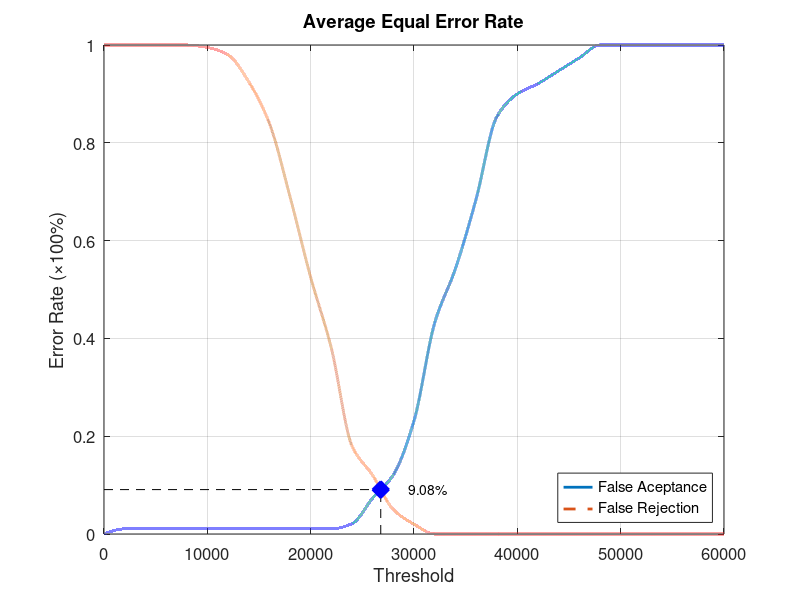
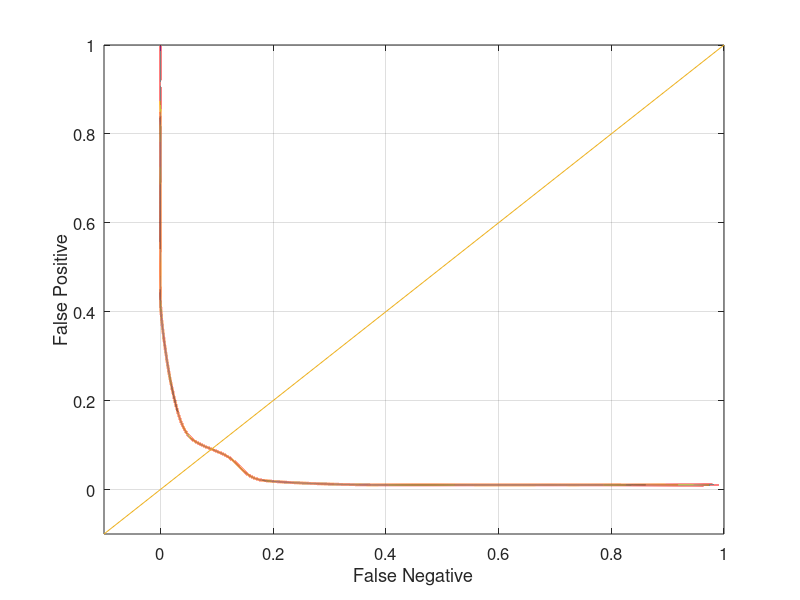

These charts were generated, in order, by the following MATLAB code:
function yEER = Database1_1
close all;
clear;
clc;
x = 0:2000:60000;
xq = 0:0.5:60000;

y0 = [0 0.0105263 0.0105263 0.0105263 0.0105263 0.0105263 0.0105263 0.0105263 0.0105263 0.0105263 0.0105263 0.0105263 0.0210526 0.0736842 0.121053 0.231579 0.431579 0.542105 0.684211 0.852632 0.9 0.921053 0.947368 0.973684 1 1 1 1 1 1 1];
yy0 = interp1(x, y0, xq, 'pchip');
y1 = [1 1 1 1 1 0.995 0.98 0.925 0.84 0.69 0.525 0.38 0.18 0.12 0.05 0.02 0 0 0 0 0 0 0 0 0 0 0 0 0 0 0];
yy1 = interp1(x, y1, xq, 'pchip');

% Calculating EER: 
y2 = abs(y0 - y1);
find(y2 == min(y2))
yy2 = abs(yy0 - yy1);
xEER = find(yy2 == min(yy2));
xEERIndex = xq(xEER) % X-axis EER
yEER = yy0(xEER) % Y-axis EER

main = figure
plot(xq, yy0,'-','LineWidth', 2);	hold on
plot(xq, yy1,'--','LineWidth', 2);	hold on
plot([xEERIndex xEERIndex], [0 yEER], 'k--');	hold on
plot([0 xEERIndex], [yEER yEER], 'k--');	hold on
plot(xEERIndex, yEER, 'bx', 'LineWidth', 10);	hold on
text(xEERIndex + 10 * xEERIndex / 100, yEER, [num2str(round((10000 * yEER)) / 100) '%'])
legend('False Aceptance', 'False Rejection', 'Location', 'SouthEast')
xlabel('Threshold')
ylabel('Error Rate (\times100%)')
title('Average Equal Error Rate')
set(gca, 'FontSize', 12)
axis([0 60000 0 1])
grid on

print(main, 'Database1_1Main', '-dpng');
FNRxFPR = figure('Color', [1 1 1]);
plot(yy1, yy0, '-', yy1, yy0, 'LineWidth', 2);
hold on
y = -0.1:0.1:1
plot(y, y); 
set(gca, 'FontSize', 12)
xlabel('False Negative')
ylabel('False Positive')
axis([-0.1 1 -0.1 1])
set(gca, 'FontSize', 12)
grid on

print(FNRxFPR, 'Database1_1FNRxFPR','-dpng');
end
